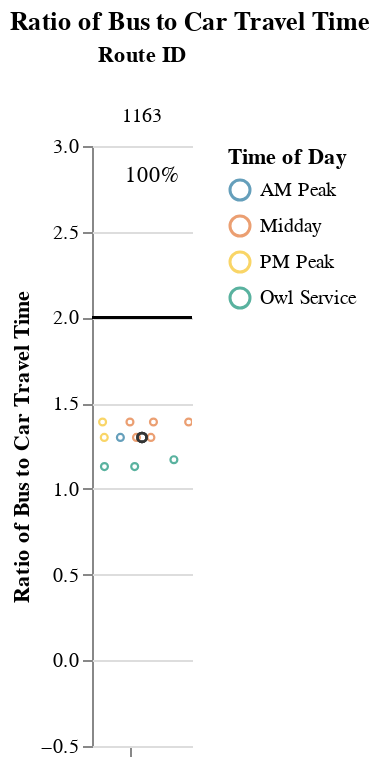
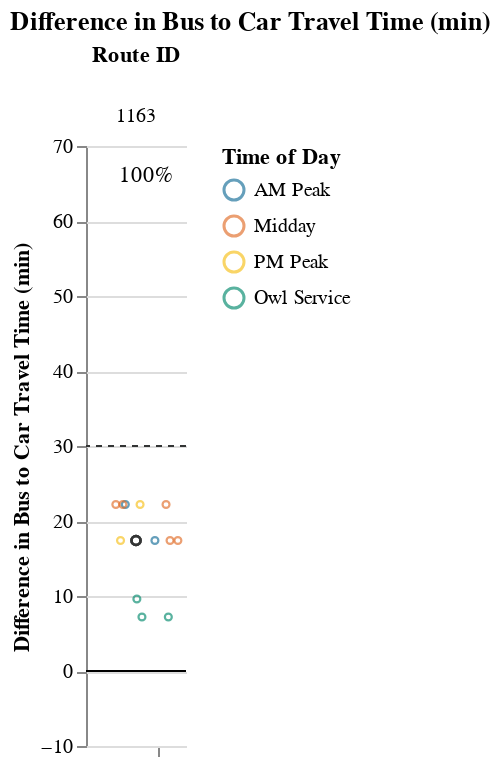

Notebook cell for these charts, in order:
### Markdown cell above
### Medium Routes (1-1.5 hrs)

### Code cell
route_group = "medium"
try:
    display_charts_for_route_group(df, route_group)
except:
    print("No routes meet this criteria.")

### Figure 1 — Vega-Lite specification as saved in the notebook (floating-point values rounded to 4 significant figures)
{"config": {"view": {"continuousWidth": 400, "continuousHeight": 300, "stroke": null}, "facet": {"spacing": 0}}, "data": {"name": "data-a87b63d5d9e2e8b0957d0bfafbaf17ae"}, "facet": {"column": {"field": "route_id", "sort": ["1163"], "title": "Route ID", "type": "nominal"}}, "spec": {"layer": [{"mark": "rule", "encoding": {"color": {"value": "black"}, "y": {"field": "cutoff", "type": "quantitative"}}, "selection": {"selector003": {"type": "interval", "bind": "scales", "encodings": ["x", "y"]}}}, {"mark": {"type": "point", "opacity": 0.65, "size": 12, "strokeWidth": 1.1}, "encoding": {"color": {"field": "time_of_day", "scale": {"range": ["#136C97", "#E16B26", "#F6BF16", "#00896B", "#7790A3", "#5B559C"]}, "sort": ["AM Peak", "Midday", "PM Peak", "Owl Service"], "title": "Time of Day", "type": "nominal"}, "tooltip": [{"field": "route_id", "type": "nominal"}, {"field": "route_name", "type": "nominal"}, {"field": "trip_id", "type": "nominal"}, {"field": "service_hours", "type": "quantitative"}, {"field": "car_duration_hours", "type": "quantitative"}, {"field": "bus_multiplier", "type": "quantitative"}, {"field": "bus_difference", "type": "quantitative"}, {"field": "num_trips", "type": "quantitative"}, {"field": "num_competitive", "type": "quantitative"}, {"field": "pct_trips_competitive", "type": "quantitative"}, {"field": "p25", "type": "quantitative"}, {"field": "p50", "type": "quantitative"}, {"field": "p75", "type": "quantitative"}], "x": {"axis": {"grid": false, "labels": false, "ticks": true, "values": [0]}, "field": "jitter", "scale": {}, "title": null, "type": "quantitative"}, "y": {"field": "bus_multiplier", "scale": {"domain": [-0.25, 3.0]}, "title": "Ratio of Bus to Car Travel Time", "type": "quantitative"}}, "transform": [{"calculate": "sqrt(-2*log(random()))*cos(2*PI*random())", "as": "jitter"}], "width": 50}, {"layer": [{"mark": {"type": "point", "opacity": 0.6, "size": 20, "strokeWidth": 1.3}, "encoding": {"color": {"value": "#323434"}, "y": {"field": "bus_multiplier", "type": "quantitative"}}, "transform": [{"filter": "(datum.p50_trip === 1)"}]}, {"mark": {"type": "text", "align": "center", "baseline": "middle"}, "encoding": {"color": {"value": "black"}, "text": {"field": "pct_trips_competitive", "format": ".0%", "type": "quantitative"}, "tooltip": [{"field": "route_id", "type": "nominal"}, {"field": "route_name", "type": "nominal"}, {"field": "trip_id", "type": "nominal"}, {"field": "service_hours", "type": "quantitative"}, {"field": "car_duration_hours", "type": "quantitative"}, {"field": "bus_multiplier", "type": "quantitative"}, {"field": "bus_difference", "type": "quantitative"}, {"field": "num_trips", "type": "quantitative"}, {"field": "num_competitive", "type": "quantitative"}, {"field": "pct_trips_competitive", "type": "quantitative"}, {"field": "p25", "type": "quantitative"}, {"field": "p50", "type": "quantitative"}, {"field": "p75", "type": "quantitative"}], "x": {"value": 30}, "y": {"value": 15}}, "transform": [{"calculate": "sqrt(-2*log(random()))*cos(2*PI*random())", "as": "jitter"}, {"filter": "(datum.fastest_trip === 1)"}]}]}]}, "resolve": {"scale": {"y": "shared"}}, "title": "Ratio of Bus to Car Travel Time", "$schema": "https://vega.github.io/schema/vega-lite/v4.17.0.json", "datasets": {"data-a87b63d5d9e2e8b0957d0bfafbaf17ae": [{"calitp_itp_id": 146, "trip_key": 5211490308251541962, "trip_id": "t_2002771_b_33402_tn_0", "shape_id": "p_3036", "route_id": "1163", "service_hours": 1.08, "trip_first_departure_ts": 75600, "trip_last_arrival_ts": 79500, "departure_hour": 21, "time_of_day": "Owl Service", "p25": 1.25, "p50": 1.25, "p75": 1.33, "p50_trip": 0, "fastest_trip": 1, "car_duration_hours": 0.96, "competitive_route": 1, "bus_multiplier": 1.13, "bus_difference": 7.2, "num_trips": 13, "num_competitive": 13, "pct_trips_competitive": 1.0, "bus_difference_spread": 15.0, "route_group": "medium", "max_trip_hrs": 1.33, "max_trip_route_group": 1.33, "below_cutoff": 13, "pct_below_cutoff": 1.0, "name": "Kern County", "caltrans_district": "06 - Fresno", "drmt_organization_name": null, "route_name": "Lamont - Bakersfield North", "cutoff2": 30, "cutoff": 2}, {"calitp_itp_id": 146, "trip_key": 6782577905836505620, "trip_id": "t_2002770_b_33402_tn_0", "shape_id": "p_3036", "route_id": "1163", "service_hours": 1.08, "trip_first_departure_ts": 72000, "trip_last_arrival_ts": 75900, "departure_hour": 20, "time_of_day": "Owl Service", "p25": 1.25, "p50": 1.25, "p75": 1.33, "p50_trip": 0, "fastest_trip": 0, "car_duration_hours": 0.96, "competitive_route": 1, "bus_multiplier": 1.13, "bus_difference": 7.2, "num_trips": 13, "num_competitive": 13, "pct_trips_competitive": 1.0, "bus_difference_spread": 15.0, "route_group": "medium", "max_trip_hrs": 1.33, "max_trip_route_group": 1.33, "below_cutoff": 13, "pct_below_cutoff": 1.0, "name": "Kern County", "caltrans_district": "06 - Fresno", "drmt_organization_name": null, "route_name": "Lamont - Bakersfield North", "cutoff2": 30, "cutoff": 2}, {"calitp_itp_id": 146, "trip_key": -6591421217914379953, "trip_id": "t_559714_b_33402_tn_0", "shape_id": "p_3013", "route_id": "1163", "service_hours": 1.12, "trip_first_departure_ts": 21000, "trip_last_arrival_ts": 25020, "departure_hour": 5, "time_of_day": "Owl Service", "p25": 1.25, "p50": 1.25, "p75": 1.33, "p50_trip": 0, "fastest_trip": 0, "car_duration_hours": 0.96, "competitive_route": 1, "bus_multiplier": 1.17, "bus_difference": 9.6, "num_trips": 13, "num_competitive": 13, "pct_trips_competitive": 1.0, "bus_difference_spread": 15.0, "route_group": "medium", "max_trip_hrs": 1.33, "max_trip_route_group": 1.33, "below_cutoff": 13, "pct_below_cutoff": 1.0, "name": "Kern County", "caltrans_district": "06 - Fresno", "drmt_organization_name": null, "route_name": "Lamont - Bakersfield North", "cutoff2": 30, "cutoff": 2}, {"calitp_itp_id": 146, "trip_key": 4295720859202590599, "trip_id": "t_2002779_b_33402_tn_0", "shape_id": "p_3034", "route_id": "1163", "service_hours": 1.25, "trip_first_departure_ts": 39600, "trip_last_arrival_ts": 44100, "departure_hour": 11, "time_of_day": "Midday", "p25": 1.25, "p50": 1.25, "p75": 1.33, "p50_trip": 1, "fastest_trip": 0, "car_duration_hours": 0.96, "competitive_route": 1, "bus_multiplier": 1.3, "bus_difference": 17.4, "num_trips": 13, "num_competitive": 13, "pct_trips_competitive": 1.0, "bus_difference_spread": 15.0, "route_group": "medium", "max_trip_hrs": 1.33, "max_trip_route_group": 1.33, "below_cutoff": 13, "pct_below_cutoff": 1.0, "name": "Kern County", "caltrans_district": "06 - Fresno", "drmt_organization_name": null, "route_name": "Lamont - Bakersfield North", "cutoff2": 30, "cutoff": 2}, {"calitp_itp_id": 146, "trip_key": 1567663730242643159, "trip_id": "t_2002778_b_33402_tn_0", "shape_id": "p_3034", "route_id": "1163", "service_hours": 1.25, "trip_first_departure_ts": 26400, "trip_last_arrival_ts": 30900, "departure_hour": 7, "time_of_day": "AM Peak", "p25": 1.25, "p50": 1.25, "p75": 1.33, "p50_trip": 1, "fastest_trip": 0, "car_duration_hours": 0.96, "competitive_route": 1, "bus_multiplier": 1.3, "bus_difference": 17.4, "num_trips": 13, "num_competitive": 13, "pct_trips_competitive": 1.0, "bus_difference_spread": 15.0, "route_group": "medium", "max_trip_hrs": 1.33, "max_trip_route_group": 1.33, "below_cutoff": 13, "pct_below_cutoff": 1.0, "name": "Kern County", "caltrans_district": "06 - Fresno", "drmt_organization_name": null, "route_name": "Lamont - Bakersfield North", "cutoff2": 30, "cutoff": 2}, {"calitp_itp_id": 146, "trip_key": 8162709824957433861, "trip_id": "t_2002776_b_33402_tn_0", "shape_id": "p_3034", "route_id": "1163", "service_hours": 1.25, "trip_first_departure_ts": 60300, "trip_last_arrival_ts": 64800, "departure_hour": 16, "time_of_day": "Midday", "p25": 1.25, "p50": 1.25, "p75": 1.33, "p50_trip": 1, "fastest_trip": 0, "car_duration_hours": 0.96, "competitive_route": 1, "bus_multiplier": 1.3, "bus_difference": 17.4, "num_trips": 13, "num_competitive": 13, "pct_trips_competitive": 1.0, "bus_difference_spread": 15.0, "route_group": "medium", "max_trip_hrs": 1.33, "max_trip_route_group": 1.33, "below_cutoff": 13, "pct_below_cutoff": 1.0, "name": "Kern County", "caltrans_district": "06 - Fresno", "drmt_organization_name": null, "route_name": "Lamont - Bakersfield North", "cutoff2": 30, "cutoff": 2}, {"calitp_itp_id": 146, "trip_key": 6060769906077123396, "trip_id": "t_2002772_b_33402_tn_0", "shape_id": "p_3034", "route_id": "1163", "service_hours": 1.25, "trip_first_departure_ts": 53700, "trip_last_arrival_ts": 58200, "departure_hour": 14, "time_of_day": "Midday", "p25": 1.25, "p50": 1.25, "p75": 1.33, "p50_trip": 1, "fastest_trip": 0, "car_duration_hours": 0.96, "competitive_route": 1, "bus_multiplier": 1.3, "bus_difference": 17.4, "num_trips": 13, "num_competitive": 13, "pct_trips_competitive": 1.0, "bus_difference_spread": 15.0, "route_group": "medium", "max_trip_hrs": 1.33, "max_trip_route_group": 1.33, "below_cutoff": 13, "pct_below_cutoff": 1.0, "name": "Kern County", "caltrans_district": "06 - Fresno", "drmt_organization_name": null, "route_name": "Lamont - Bakersfield North", "cutoff2": 30, "cutoff": 2}, {"calitp_itp_id": 146, "trip_key": 3260627009146915986, "trip_id": "t_2002787_b_33402_tn_0", "shape_id": "p_3034", "route_id": "1163", "service_hours": 1.25, "trip_first_departure_ts": 65700, "trip_last_arrival_ts": 70200, "departure_hour": 18, "time_of_day": "PM Peak", "p25": 1.25, "p50": 1.25, "p75": 1.33, "p50_trip": 1, "fastest_trip": 0, "car_duration_hours": 0.96, "competitive_route": 1, "bus_multiplier": 1.3, "bus_difference": 17.4, "num_trips": 13, "num_competitive": 13, "pct_trips_competitive": 1.0, "bus_difference_spread": 15.0, "route_group": "medium", "max_trip_hrs": 1.33, "max_trip_route_group": 1.33, "below_cutoff": 13, "pct_below_cutoff": 1.0, "name": "Kern County", "caltrans_district": "06 - Fresno", "drmt_organization_name": null, "route_name": "Lamont - Bakersfield North", "cutoff2": 30, "cutoff": 2}, {"calitp_itp_id": 146, "trip_key": 5015425223725740371, "trip_id": "t_2002775_b_33402_tn_0", "shape_id": "p_3013", "route_id": "1163", "service_hours": 1.33, "trip_first_departure_ts": 54000, "trip_last_arrival_ts": 58800, "departure_hour": 15, "time_of_day": "Midday", "p25": 1.25, "p50": 1.25, "p75": 1.33, "p50_trip": 0, "fastest_trip": 0, "car_duration_hours": 0.96, "competitive_route": 1, "bus_multiplier": 1.39, "bus_difference": 22.2, "num_trips": 13, "num_competitive": 13, "pct_trips_competitive": 1.0, "bus_difference_spread": 15.0, "route_group": "medium", "max_trip_hrs": 1.33, "max_trip_route_group": 1.33, "below_cutoff": 13, "pct_below_cutoff": 1.0, "name": "Kern County", "caltrans_district": "06 - Fresno", "drmt_organization_name": null, "route_name": "Lamont - Bakersfield North", "cutoff2": 30, "cutoff": 2}, {"calitp_itp_id": 146, "trip_key": -7388566199753428065, "trip_id": "t_2002807_b_33402_tn_0", "shape_id": "p_3013", "route_id": "1163", "service_hours": 1.33, "trip_first_departure_ts": 34200, "trip_last_arrival_ts": 39000, "departure_hour": 9, "time_of_day": "AM Peak", "p25": 1.25, "p50": 1.25, "p75": 1.33, "p50_trip": 0, "fastest_trip": 0, "car_duration_hours": 0.96, "competitive_route": 1, "bus_multiplier": 1.39, "bus_difference": 22.2, "num_trips": 13, "num_competitive": 13, "pct_trips_competitive": 1.0, "bus_difference_spread": 15.0, "route_group": "medium", "max_trip_hrs": 1.33, "max_trip_route_group": 1.33, "below_cutoff": 13, "pct_below_cutoff": 1.0, "name": "Kern County", "caltrans_district": "06 - Fresno", "drmt_organization_name": null, "route_name": "Lamont - Bakersfield North", "cutoff2": 30, "cutoff": 2}, {"calitp_itp_id": 146, "trip_key": 1987559820588106096, "trip_id": "t_2002777_b_33402_tn_0", "shape_id": "p_3013", "route_id": "1163", "service_hours": 1.33, "trip_first_departure_ts": 66600, "trip_last_arrival_ts": 71400, "departure_hour": 18, "time_of_day": "PM Peak", "p25": 1.25, "p50": 1.25, "p75": 1.33, "p50_trip": 0, "fastest_trip": 0, "car_duration_hours": 0.96, "competitive_route": 1, "bus_multiplier": 1.39, "bus_difference": 22.2, "num_trips": 13, "num_competitive": 13, "pct_trips_competitive": 1.0, "bus_difference_spread": 15.0, "route_group": "medium", "max_trip_hrs": 1.33, "max_trip_route_group": 1.33, "below_cutoff": 13, "pct_below_cutoff": 1.0, "name": "Kern County", "caltrans_district": "06 - Fresno", "drmt_organization_name": null, "route_name": "Lamont - Bakersfield North", "cutoff2": 30, "cutoff": 2}, {"calitp_itp_id": 146, "trip_key": -1052382042662736337, "trip_id": "t_559741_b_33402_tn_0", "shape_id": "p_3013", "route_id": "1163", "service_hours": 1.33, "trip_first_departure_ts": 59400, "trip_last_arrival_ts": 64200, "departure_hour": 16, "time_of_day": "Midday", "p25": 1.25, "p50": 1.25, "p75": 1.33, "p50_trip": 0, "fastest_trip": 0, "car_duration_hours": 0.96, "competitive_route": 1, "bus_multiplier": 1.39, "bus_difference": 22.2, "num_trips": 13, "num_competitive": 13, "pct_trips_competitive": 1.0, "bus_difference_spread": 15.0, "route_group": "medium", "max_trip_hrs": 1.33, "max_trip_route_group": 1.33, "below_cutoff": 13, "pct_below_cutoff": 1.0, "name": "Kern County", "caltrans_district": "06 - Fresno", "drmt_organization_name": null, "route_name": "Lamont - Bakersfield North", "cutoff2": 30, "cutoff": 2}, {"calitp_itp_id": 146, "trip_key": 1418610618519928346, "trip_id": "t_559598_b_33402_tn_0", "shape_id": "p_3013", "route_id": "1163", "service_hours": 1.33, "trip_first_departure_ts": 46800, "trip_last_arrival_ts": 51600, "departure_hour": 13, "time_of_day": "Midday", "p25": 1.25, "p50": 1.25, "p75": 1.33, "p50_trip": 0, "fastest_trip": 0, "car_duration_hours": 0.96, "competitive_route": 1, "bus_multiplier": 1.39, "bus_difference": 22.2, "num_trips": 13, "num_competitive": 13, "pct_trips_competitive": 1.0, "bus_difference_spread": 15.0, "route_group": "medium", "max_trip_hrs": 1.33, "max_trip_route_group": 1.33, "below_cutoff": 13, "pct_below_cutoff": 1.0, "name": "Kern County", "caltrans_district": "06 - Fresno", "drmt_organization_name": null, "route_name": "Lamont - Bakersfield North", "cutoff2": 30, "cutoff": 2}]}}

### Figure 2 — Vega-Lite specification as saved in the notebook (floating-point values rounded to 4 significant figures)
{"config": {"view": {"continuousWidth": 400, "continuousHeight": 300, "stroke": null}, "facet": {"spacing": 0}}, "data": {"name": "data-2b139843f90126d78cbc785a28c428c9"}, "facet": {"column": {"field": "route_id", "sort": ["1163"], "title": "Route ID", "type": "nominal"}}, "spec": {"layer": [{"mark": "rule", "encoding": {"color": {"value": "black"}, "y": {"field": "cutoff", "type": "quantitative"}}, "selection": {"selector004": {"type": "interval", "bind": "scales", "encodings": ["x", "y"]}}}, {"mark": {"type": "rule", "strokeDash": [3, 3]}, "encoding": {"color": {"value": "#323434"}, "y": {"field": "cutoff2", "type": "quantitative"}}}, {"mark": {"type": "point", "opacity": 0.65, "size": 12, "strokeWidth": 1.1}, "encoding": {"color": {"field": "time_of_day", "scale": {"range": ["#136C97", "#E16B26", "#F6BF16", "#00896B", "#7790A3", "#5B559C"]}, "sort": ["AM Peak", "Midday", "PM Peak", "Owl Service"], "title": "Time of Day", "type": "nominal"}, "tooltip": [{"field": "route_id", "type": "nominal"}, {"field": "route_name", "type": "nominal"}, {"field": "trip_id", "type": "nominal"}, {"field": "service_hours", "type": "quantitative"}, {"field": "car_duration_hours", "type": "quantitative"}, {"field": "bus_multiplier", "type": "quantitative"}, {"field": "bus_difference", "type": "quantitative"}, {"field": "num_trips", "type": "quantitative"}, {"field": "num_competitive", "type": "quantitative"}, {"field": "pct_trips_competitive", "type": "quantitative"}, {"field": "p25", "type": "quantitative"}, {"field": "p50", "type": "quantitative"}, {"field": "p75", "type": "quantitative"}], "x": {"axis": {"grid": false, "labels": false, "ticks": true, "values": [0]}, "field": "jitter", "scale": {}, "title": null, "type": "quantitative"}, "y": {"field": "bus_difference", "scale": {"domain": [-5, 69.6]}, "title": "Difference in Bus to Car Travel Time (min)", "type": "quantitative"}}, "transform": [{"calculate": "sqrt(-2*log(random()))*cos(2*PI*random())", "as": "jitter"}], "width": 50}, {"layer": [{"mark": {"type": "point", "opacity": 0.6, "size": 20, "strokeWidth": 1.3}, "encoding": {"color": {"value": "#323434"}, "y": {"field": "bus_difference", "type": "quantitative"}}, "transform": [{"filter": "(datum.p50_trip === 1)"}]}, {"mark": {"type": "text", "align": "center", "baseline": "middle"}, "encoding": {"color": {"value": "black"}, "text": {"field": "pct_trips_competitive", "format": ".0%", "type": "quantitative"}, "tooltip": [{"field": "route_id", "type": "nominal"}, {"field": "route_name", "type": "nominal"}, {"field": "trip_id", "type": "nominal"}, {"field": "service_hours", "type": "quantitative"}, {"field": "car_duration_hours", "type": "quantitative"}, {"field": "bus_multiplier", "type": "quantitative"}, {"field": "bus_difference", "type": "quantitative"}, {"field": "num_trips", "type": "quantitative"}, {"field": "num_competitive", "type": "quantitative"}, {"field": "pct_trips_competitive", "type": "quantitative"}, {"field": "p25", "type": "quantitative"}, {"field": "p50", "type": "quantitative"}, {"field": "p75", "type": "quantitative"}], "x": {"value": 30}, "y": {"value": 15}}, "transform": [{"calculate": "sqrt(-2*log(random()))*cos(2*PI*random())", "as": "jitter"}, {"filter": "(datum.fastest_trip === 1)"}]}]}]}, "resolve": {"scale": {"y": "shared"}}, "title": "Difference in Bus to Car Travel Time (min)", "$schema": "https://vega.github.io/schema/vega-lite/v4.17.0.json", "datasets": {"data-2b139843f90126d78cbc785a28c428c9": [{"calitp_itp_id": 146, "trip_key": 5211490308251541962, "trip_id": "t_2002771_b_33402_tn_0", "shape_id": "p_3036", "route_id": "1163", "service_hours": 1.08, "trip_first_departure_ts": 75600, "trip_last_arrival_ts": 79500, "departure_hour": 21, "time_of_day": "Owl Service", "p25": 1.25, "p50": 1.25, "p75": 1.33, "p50_trip": 0, "fastest_trip": 1, "car_duration_hours": 0.96, "competitive_route": 1, "bus_multiplier": 1.13, "bus_difference": 7.2, "num_trips": 13, "num_competitive": 13, "pct_trips_competitive": 1.0, "bus_difference_spread": 15.0, "route_group": "medium", "max_trip_hrs": 1.33, "max_trip_route_group": 1.33, "below_cutoff": 13, "pct_below_cutoff": 1.0, "name": "Kern County", "caltrans_district": "06 - Fresno", "drmt_organization_name": null, "route_name": "Lamont - Bakersfield North", "cutoff2": 30, "cutoff": 0}, {"calitp_itp_id": 146, "trip_key": 6782577905836505620, "trip_id": "t_2002770_b_33402_tn_0", "shape_id": "p_3036", "route_id": "1163", "service_hours": 1.08, "trip_first_departure_ts": 72000, "trip_last_arrival_ts": 75900, "departure_hour": 20, "time_of_day": "Owl Service", "p25": 1.25, "p50": 1.25, "p75": 1.33, "p50_trip": 0, "fastest_trip": 0, "car_duration_hours": 0.96, "competitive_route": 1, "bus_multiplier": 1.13, "bus_difference": 7.2, "num_trips": 13, "num_competitive": 13, "pct_trips_competitive": 1.0, "bus_difference_spread": 15.0, "route_group": "medium", "max_trip_hrs": 1.33, "max_trip_route_group": 1.33, "below_cutoff": 13, "pct_below_cutoff": 1.0, "name": "Kern County", "caltrans_district": "06 - Fresno", "drmt_organization_name": null, "route_name": "Lamont - Bakersfield North", "cutoff2": 30, "cutoff": 0}, {"calitp_itp_id": 146, "trip_key": -6591421217914379953, "trip_id": "t_559714_b_33402_tn_0", "shape_id": "p_3013", "route_id": "1163", "service_hours": 1.12, "trip_first_departure_ts": 21000, "trip_last_arrival_ts": 25020, "departure_hour": 5, "time_of_day": "Owl Service", "p25": 1.25, "p50": 1.25, "p75": 1.33, "p50_trip": 0, "fastest_trip": 0, "car_duration_hours": 0.96, "competitive_route": 1, "bus_multiplier": 1.17, "bus_difference": 9.6, "num_trips": 13, "num_competitive": 13, "pct_trips_competitive": 1.0, "bus_difference_spread": 15.0, "route_group": "medium", "max_trip_hrs": 1.33, "max_trip_route_group": 1.33, "below_cutoff": 13, "pct_below_cutoff": 1.0, "name": "Kern County", "caltrans_district": "06 - Fresno", "drmt_organization_name": null, "route_name": "Lamont - Bakersfield North", "cutoff2": 30, "cutoff": 0}, {"calitp_itp_id": 146, "trip_key": 4295720859202590599, "trip_id": "t_2002779_b_33402_tn_0", "shape_id": "p_3034", "route_id": "1163", "service_hours": 1.25, "trip_first_departure_ts": 39600, "trip_last_arrival_ts": 44100, "departure_hour": 11, "time_of_day": "Midday", "p25": 1.25, "p50": 1.25, "p75": 1.33, "p50_trip": 1, "fastest_trip": 0, "car_duration_hours": 0.96, "competitive_route": 1, "bus_multiplier": 1.3, "bus_difference": 17.4, "num_trips": 13, "num_competitive": 13, "pct_trips_competitive": 1.0, "bus_difference_spread": 15.0, "route_group": "medium", "max_trip_hrs": 1.33, "max_trip_route_group": 1.33, "below_cutoff": 13, "pct_below_cutoff": 1.0, "name": "Kern County", "caltrans_district": "06 - Fresno", "drmt_organization_name": null, "route_name": "Lamont - Bakersfield North", "cutoff2": 30, "cutoff": 0}, {"calitp_itp_id": 146, "trip_key": 1567663730242643159, "trip_id": "t_2002778_b_33402_tn_0", "shape_id": "p_3034", "route_id": "1163", "service_hours": 1.25, "trip_first_departure_ts": 26400, "trip_last_arrival_ts": 30900, "departure_hour": 7, "time_of_day": "AM Peak", "p25": 1.25, "p50": 1.25, "p75": 1.33, "p50_trip": 1, "fastest_trip": 0, "car_duration_hours": 0.96, "competitive_route": 1, "bus_multiplier": 1.3, "bus_difference": 17.4, "num_trips": 13, "num_competitive": 13, "pct_trips_competitive": 1.0, "bus_difference_spread": 15.0, "route_group": "medium", "max_trip_hrs": 1.33, "max_trip_route_group": 1.33, "below_cutoff": 13, "pct_below_cutoff": 1.0, "name": "Kern County", "caltrans_district": "06 - Fresno", "drmt_organization_name": null, "route_name": "Lamont - Bakersfield North", "cutoff2": 30, "cutoff": 0}, {"calitp_itp_id": 146, "trip_key": 8162709824957433861, "trip_id": "t_2002776_b_33402_tn_0", "shape_id": "p_3034", "route_id": "1163", "service_hours": 1.25, "trip_first_departure_ts": 60300, "trip_last_arrival_ts": 64800, "departure_hour": 16, "time_of_day": "Midday", "p25": 1.25, "p50": 1.25, "p75": 1.33, "p50_trip": 1, "fastest_trip": 0, "car_duration_hours": 0.96, "competitive_route": 1, "bus_multiplier": 1.3, "bus_difference": 17.4, "num_trips": 13, "num_competitive": 13, "pct_trips_competitive": 1.0, "bus_difference_spread": 15.0, "route_group": "medium", "max_trip_hrs": 1.33, "max_trip_route_group": 1.33, "below_cutoff": 13, "pct_below_cutoff": 1.0, "name": "Kern County", "caltrans_district": "06 - Fresno", "drmt_organization_name": null, "route_name": "Lamont - Bakersfield North", "cutoff2": 30, "cutoff": 0}, {"calitp_itp_id": 146, "trip_key": 6060769906077123396, "trip_id": "t_2002772_b_33402_tn_0", "shape_id": "p_3034", "route_id": "1163", "service_hours": 1.25, "trip_first_departure_ts": 53700, "trip_last_arrival_ts": 58200, "departure_hour": 14, "time_of_day": "Midday", "p25": 1.25, "p50": 1.25, "p75": 1.33, "p50_trip": 1, "fastest_trip": 0, "car_duration_hours": 0.96, "competitive_route": 1, "bus_multiplier": 1.3, "bus_difference": 17.4, "num_trips": 13, "num_competitive": 13, "pct_trips_competitive": 1.0, "bus_difference_spread": 15.0, "route_group": "medium", "max_trip_hrs": 1.33, "max_trip_route_group": 1.33, "below_cutoff": 13, "pct_below_cutoff": 1.0, "name": "Kern County", "caltrans_district": "06 - Fresno", "drmt_organization_name": null, "route_name": "Lamont - Bakersfield North", "cutoff2": 30, "cutoff": 0}, {"calitp_itp_id": 146, "trip_key": 3260627009146915986, "trip_id": "t_2002787_b_33402_tn_0", "shape_id": "p_3034", "route_id": "1163", "service_hours": 1.25, "trip_first_departure_ts": 65700, "trip_last_arrival_ts": 70200, "departure_hour": 18, "time_of_day": "PM Peak", "p25": 1.25, "p50": 1.25, "p75": 1.33, "p50_trip": 1, "fastest_trip": 0, "car_duration_hours": 0.96, "competitive_route": 1, "bus_multiplier": 1.3, "bus_difference": 17.4, "num_trips": 13, "num_competitive": 13, "pct_trips_competitive": 1.0, "bus_difference_spread": 15.0, "route_group": "medium", "max_trip_hrs": 1.33, "max_trip_route_group": 1.33, "below_cutoff": 13, "pct_below_cutoff": 1.0, "name": "Kern County", "caltrans_district": "06 - Fresno", "drmt_organization_name": null, "route_name": "Lamont - Bakersfield North", "cutoff2": 30, "cutoff": 0}, {"calitp_itp_id": 146, "trip_key": 5015425223725740371, "trip_id": "t_2002775_b_33402_tn_0", "shape_id": "p_3013", "route_id": "1163", "service_hours": 1.33, "trip_first_departure_ts": 54000, "trip_last_arrival_ts": 58800, "departure_hour": 15, "time_of_day": "Midday", "p25": 1.25, "p50": 1.25, "p75": 1.33, "p50_trip": 0, "fastest_trip": 0, "car_duration_hours": 0.96, "competitive_route": 1, "bus_multiplier": 1.39, "bus_difference": 22.2, "num_trips": 13, "num_competitive": 13, "pct_trips_competitive": 1.0, "bus_difference_spread": 15.0, "route_group": "medium", "max_trip_hrs": 1.33, "max_trip_route_group": 1.33, "below_cutoff": 13, "pct_below_cutoff": 1.0, "name": "Kern County", "caltrans_district": "06 - Fresno", "drmt_organization_name": null, "route_name": "Lamont - Bakersfield North", "cutoff2": 30, "cutoff": 0}, {"calitp_itp_id": 146, "trip_key": -7388566199753428065, "trip_id": "t_2002807_b_33402_tn_0", "shape_id": "p_3013", "route_id": "1163", "service_hours": 1.33, "trip_first_departure_ts": 34200, "trip_last_arrival_ts": 39000, "departure_hour": 9, "time_of_day": "AM Peak", "p25": 1.25, "p50": 1.25, "p75": 1.33, "p50_trip": 0, "fastest_trip": 0, "car_duration_hours": 0.96, "competitive_route": 1, "bus_multiplier": 1.39, "bus_difference": 22.2, "num_trips": 13, "num_competitive": 13, "pct_trips_competitive": 1.0, "bus_difference_spread": 15.0, "route_group": "medium", "max_trip_hrs": 1.33, "max_trip_route_group": 1.33, "below_cutoff": 13, "pct_below_cutoff": 1.0, "name": "Kern County", "caltrans_district": "06 - Fresno", "drmt_organization_name": null, "route_name": "Lamont - Bakersfield North", "cutoff2": 30, "cutoff": 0}, {"calitp_itp_id": 146, "trip_key": 1987559820588106096, "trip_id": "t_2002777_b_33402_tn_0", "shape_id": "p_3013", "route_id": "1163", "service_hours": 1.33, "trip_first_departure_ts": 66600, "trip_last_arrival_ts": 71400, "departure_hour": 18, "time_of_day": "PM Peak", "p25": 1.25, "p50": 1.25, "p75": 1.33, "p50_trip": 0, "fastest_trip": 0, "car_duration_hours": 0.96, "competitive_route": 1, "bus_multiplier": 1.39, "bus_difference": 22.2, "num_trips": 13, "num_competitive": 13, "pct_trips_competitive": 1.0, "bus_difference_spread": 15.0, "route_group": "medium", "max_trip_hrs": 1.33, "max_trip_route_group": 1.33, "below_cutoff": 13, "pct_below_cutoff": 1.0, "name": "Kern County", "caltrans_district": "06 - Fresno", "drmt_organization_name": null, "route_name": "Lamont - Bakersfield North", "cutoff2": 30, "cutoff": 0}, {"calitp_itp_id": 146, "trip_key": -1052382042662736337, "trip_id": "t_559741_b_33402_tn_0", "shape_id": "p_3013", "route_id": "1163", "service_hours": 1.33, "trip_first_departure_ts": 59400, "trip_last_arrival_ts": 64200, "departure_hour": 16, "time_of_day": "Midday", "p25": 1.25, "p50": 1.25, "p75": 1.33, "p50_trip": 0, "fastest_trip": 0, "car_duration_hours": 0.96, "competitive_route": 1, "bus_multiplier": 1.39, "bus_difference": 22.2, "num_trips": 13, "num_competitive": 13, "pct_trips_competitive": 1.0, "bus_difference_spread": 15.0, "route_group": "medium", "max_trip_hrs": 1.33, "max_trip_route_group": 1.33, "below_cutoff": 13, "pct_below_cutoff": 1.0, "name": "Kern County", "caltrans_district": "06 - Fresno", "drmt_organization_name": null, "route_name": "Lamont - Bakersfield North", "cutoff2": 30, "cutoff": 0}, {"calitp_itp_id": 146, "trip_key": 1418610618519928346, "trip_id": "t_559598_b_33402_tn_0", "shape_id": "p_3013", "route_id": "1163", "service_hours": 1.33, "trip_first_departure_ts": 46800, "trip_last_arrival_ts": 51600, "departure_hour": 13, "time_of_day": "Midday", "p25": 1.25, "p50": 1.25, "p75": 1.33, "p50_trip": 0, "fastest_trip": 0, "car_duration_hours": 0.96, "competitive_route": 1, "bus_multiplier": 1.39, "bus_difference": 22.2, "num_trips": 13, "num_competitive": 13, "pct_trips_competitive": 1.0, "bus_difference_spread": 15.0, "route_group": "medium", "max_trip_hrs": 1.33, "max_trip_route_group": 1.33, "below_cutoff": 13, "pct_below_cutoff": 1.0, "name": "Kern County", "caltrans_district": "06 - Fresno", "drmt_organization_name": null, "route_name": "Lamont - Bakersfield North", "cutoff2": 30, "cutoff": 0}]}}
